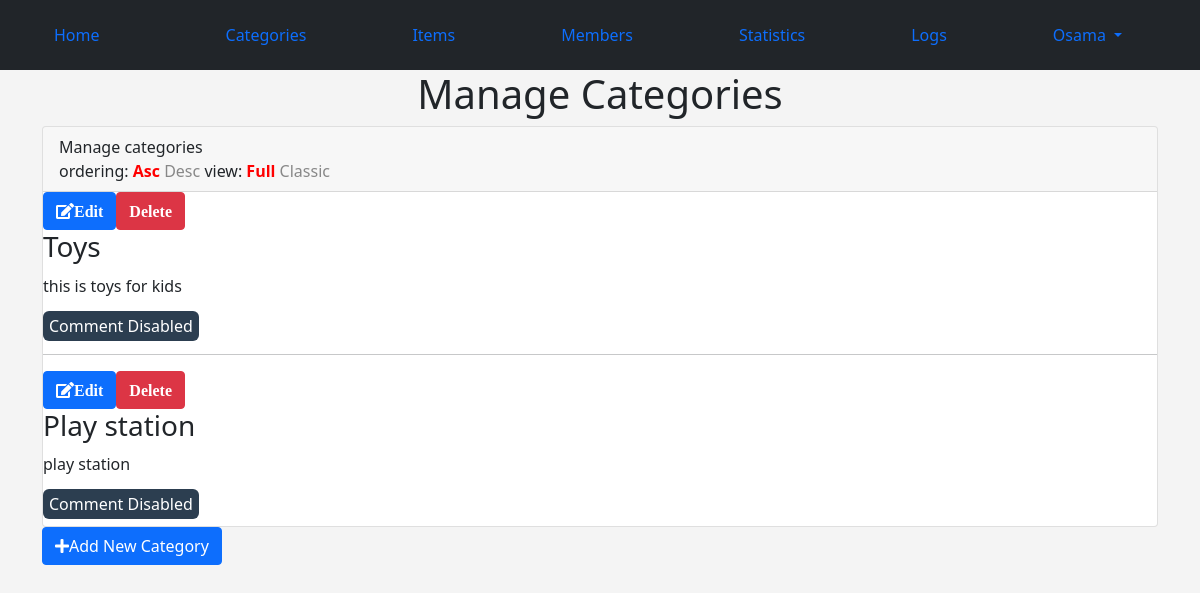
/admin-control/categories.php?sort=asc (signed in), run on the app's committed database.
### tables this page shows
CREATE TABLE `categories` (
  `ID` smallint NOT NULL,
  `Name` varchar(255) NOT NULL,
  `Description` text NOT NULL,
  `Ordering_View` int NOT NULL,
  `Visibility` tinyint NOT NULL DEFAULT '0',
  `Allow_Comment` tinyint NOT NULL DEFAULT '0',
  `Allow_Ads` tinyint NOT NULL DEFAULT '0'
);

### admin-control/categories.php (the view, shortened to what this page needs)
<?php
  if(isset($_SESSION['Username'])){
          include 'init.php';
          $do = isset($_GET['do'])  ?  $_GET['do'] : 'Manage';
          if($do == 'Manage'){
               $sort = 'ASC';
               $sort_array = array('asc','desc');
               if(isset($_GET['sort']) && in_array($_GET['sort'],$sort_array)){
                    $sort=$_GET['sort'];
               };
               $stmt2 = $con->prepare("SELECT * FROM categories ORDER BY Ordering_View $sort");
               $stmt2->execute();
               $cats = $stmt2->fetchAll(); ?>
               <h1 class="text-center">Manage Categories</h1>
               <div class="container categories">
                    <div class="card">
                         <div class="card-header">Manage categories
                              <div class="option pull-right">
                                   ordering:
                                   <a class="<?php if($sort == 'asc'){
                                        echo'active';
                                   } ?>"  href="?sort=asc">Asc</a>
                                   <a class="<?php if($sort == 'desc'){
                                        echo'active';
                                   } ?>" href="?sort=desc">Desc</a>
                                   view:
                                   <span class="active" data-view="full">Full</span>
                                   <span data-view="classic">Classic</span>
                              </div>
                         </div>
                         <div class="panel-body">
                              <?php
                                  foreach($cats as $cat){
                                   echo "<div class='cat'>";
                                        echo "<div class='hidden buttons'>";
                                            echo"<a href='categories.php?do=Edit&catid=" .$cat['ID'] . "' class='btn btn-xs btn-primary'><i class='fa fa-edit'>Edit</i></a>";
                                            echo"<a href='categories.php?do=Delete&catid=" .$cat['ID'] . "' class='confirm btn btn-xs btn-danger'><i class='fa fa-close'>Delete</i></a>";                                       echo"</div>";
                                        echo "<h3>". $cat['Name'] . "</h3>";
                                        echo "<div class='full-view'>";
                                            echo "<p>" ; if($cat['Description'] == '') {echo 'This category has no description ';} else {echo $cat['Description'] ;} echo"</p>";
                                            if($cat['Allow_Comment'] == 1) { echo '<span class="commenting" ><i class = "fa fa-close"></i>Comment Disabled<span/>';}
                                        echo "</div>";
                                   echo "</div>";
                                   echo "<hr>";
                                  }
                              ?>
                         </div>
                    </div>
                    <a class =" add-category btn btn-primary" href="categories.php?do=add"><i class="fa fa-plus"></i>Add New Category</a>
               </div>
          <?php
         }
    }else{
        header("Location : index.php");
        exit();
    }
?>

### admin-control/layout/css/backend.css (style rules this page uses)
body { background-color: #f4f4f4; font-size: 16px; }
.categories .cat h3 { margin: 0; cursor: pointer; }
.categories .cat .full-view { margin: 10px 0; }
.categories .cat .commenting { color: #FFF; border-radius: 6px; margin-right: 10px; padding: 4px 6px; background-color: #2c3e50; }
.categories .option a { color: #888; text-decoration: none; }
.categories .option span { color: #888; cursor: pointer; }
.categories .option .active { color: #F00; font-weight: bold; }
.categories .add-category { margin-bottom: 30px; }

### data on the page
categories: Name "Toys", Description "this is toys for kids", Allow_Comment "Comment Disabled"
categories: Name "Play station", Description "play station", Allow_Comment "Comment Disabled"

### other printed values
lang ('HOME_ADMIN') "Home"
lang ('CATEGORIES') "Categories"
lang ('ITEMS') "Items"
lang ('MEMBERS') "Members"
lang ('STATISTICS') "Statistics"
lang ('LOGS') "Logs"
